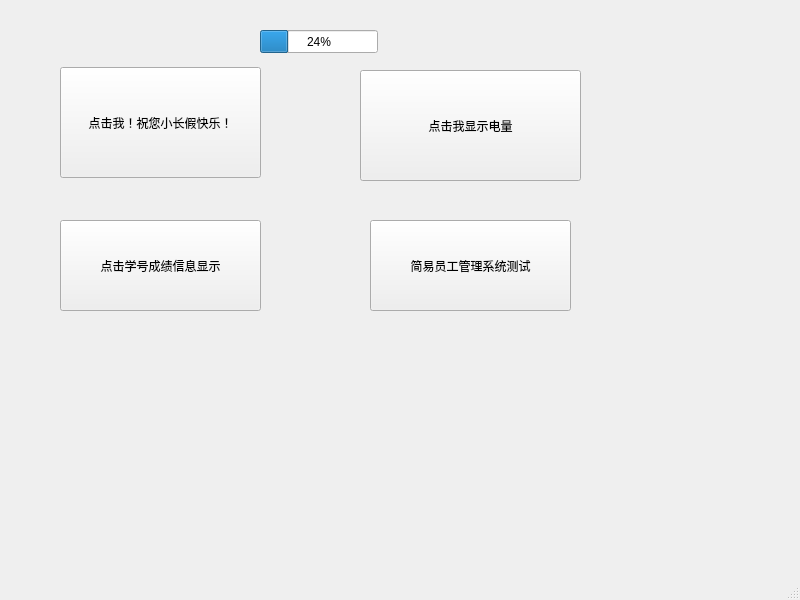
<?xml version="1.0" encoding="UTF-8"?>
<ui version="4.0">
 <class>MainWindow</class>
 <widget class="QMainWindow" name="MainWindow">
  <property name="geometry">
   <rect>
    <x>0</x>
    <y>0</y>
    <width>800</width>
    <height>600</height>
   </rect>
  </property>
  <property name="windowTitle">
   <string>QT实践任务2--多文件编程（259400128邵崔榕）</string>
  </property>
  <widget class="QWidget" name="centralwidget">
   <widget class="QPushButton" name="pushButton">
    <property name="geometry">
     <rect>
      <x>60</x>
      <y>67</y>
      <width>201</width>
      <height>111</height>
     </rect>
    </property>
    <property name="text">
     <string>点击我！祝您小长假快乐！</string>
    </property>
   </widget>
   <widget class="QPushButton" name="pushButton_2">
    <property name="geometry">
     <rect>
      <x>360</x>
      <y>70</y>
      <width>221</width>
      <height>111</height>
     </rect>
    </property>
    <property name="text">
     <string>点击我显示电量</string>
    </property>
   </widget>
   <widget class="QProgressBar" name="progressBar">
    <property name="geometry">
     <rect>
      <x>260</x>
      <y>30</y>
      <width>118</width>
      <height>23</height>
     </rect>
    </property>
    <property name="value">
     <number>24</number>
    </property>
   </widget>
   <widget class="QPushButton" name="pushButton_3">
    <property name="geometry">
     <rect>
      <x>60</x>
      <y>220</y>
      <width>201</width>
      <height>91</height>
     </rect>
    </property>
    <property name="text">
     <string>点击学号成绩信息显示</string>
    </property>
   </widget>
   <widget class="QPushButton" name="pushButton_4">
    <property name="geometry">
     <rect>
      <x>370</x>
      <y>220</y>
      <width>201</width>
      <height>91</height>
     </rect>
    </property>
    <property name="text">
     <string>简易员工管理系统测试</string>
    </property>
   </widget>
  </widget>
  <widget class="QMenuBar" name="menubar">
   <property name="geometry">
    <rect>
     <x>0</x>
     <y>0</y>
     <width>800</width>
     <height>17</height>
    </rect>
   </property>
  </widget>
  <widget class="QStatusBar" name="statusbar"/>
 </widget>
 <resources/>
 <connections/>
</ui>
